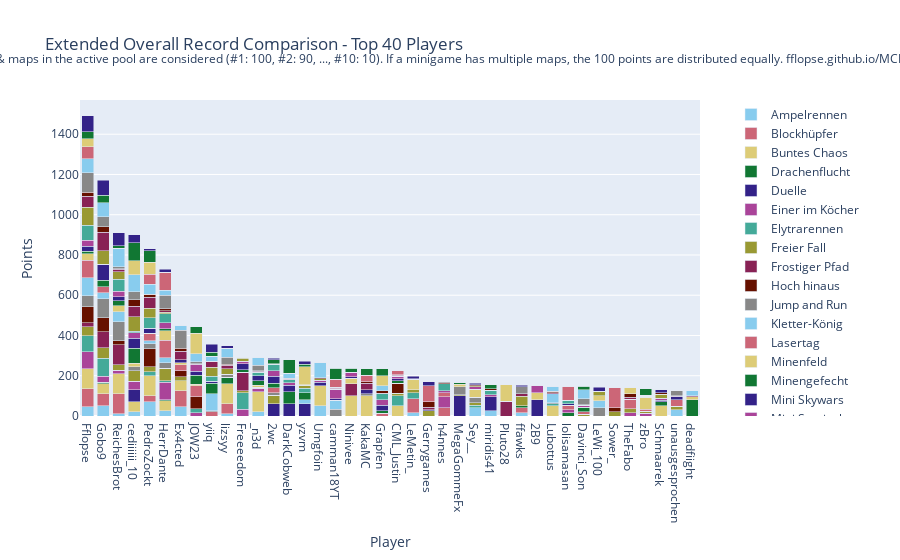

The code cell stored with this chart in its notebook:
### Code cell
import plotly.graph_objects as go

# Sum all columns to get the total score
outDf['Total'] = outDf.sum(axis=1)

# Sort by total score and fill N/A values with 0
outDf = outDf.sort_values(by='Total', ascending=False).fillna(0)

# Crop to top 10 players
cropDf = outDf.head(40).copy()

# Drop the 'Total' column for plotting
cropDf = cropDf.drop(columns=['Total'])

# Create a color palette
color_palette = px.colors.qualitative.Safe

# Create the stacked bar plot
fig = go.Figure()

for column in cropDf.columns.difference(['Player']):
    fig.add_trace(go.Bar(
        x=cropDf.index,
        y=cropDf[column],
        name=column,
        marker_color=color_palette[len(fig.data) % len(color_palette)]
    ))

# Update layout
fig.update_layout(
    barmode='stack',
    title='Extended Overall Record Comparison - Top 40 Players',
    xaxis=dict(title='Player'),
    yaxis=dict(title='Points'),
    #height=800,
    #width=1000,
    legend=dict(
        x=1.05,
        y=0.5,
        traceorder='normal',
        font=dict(size=12),
        bgcolor='rgba(255, 255, 255, 0)',
        bordercolor='rgba(0, 0, 0, 0)'
    ),
    margin=dict(r=200),  # Adjust right margin to make room for the legend
    annotations=[
        dict(
            x=0.5,
            y=1.1635,
            xref='paper',
            yref='paper',
            text='Max 100 points per minigame. Records #1 through #10 of games & maps in the active pool are considered (#1: 100, #2: 90, ..., #10: 10). If a minigame has multiple maps, the 100 points are distributed equally. fflopse.github.io/MCP-Records/data-analysis/global-ranking.ipynb',
            showarrow=False,
            font=dict(size=12),
            xanchor='center'
        )
    ]
)

fig.show()

# save the plot as an html file

fig.write_html('out/ext_overall_record_comparison.html')

### Figure 1 — Plotly figure (JSON) as saved in the notebook; plotly's stock layout.template omitted (floating-point values rounded to 4 significant figures)
{"data": [{"marker": {"color": "rgb(136, 204, 238)"}, "name": "Ampelrennen", "type": "bar", "x": ["Fflopse", "Gobo9", "ReichesBrot", "cediiiiii_10", "PedroZockt", "HerrDante", "Ex4cted", "JOW23", "yiiq", "lizsyy", "Freeeedom", "_n3d", "2wc", "DarkCobweb", "yzvm", "Umgfoin", "camman18YT", "Ninivee", "KakaMC", "Grapfen", "CML_Justin", "LeMetin_", "Gerrygames", "h4nnes", "MegaGommeFx", "Sey__", "miridis41", "Pluto28", "ffawks", "2B9", "Lubottus", "lolisamasan", "Davinci_Son", "LeWi_100", "Sower_", "TheFabo", "zBro", "Schmaarek", "unausgesprochen", "deadfiight"], "y": [45, 50, 10, 20, 70, 25, 45, 0, 0, 10, 0, 20, 0, 0, 0, 50, 0, 0, 0, 0, 0, 15, 0, 0, 0, 40, 25, 0, 0, 0, 0, 0, 0, 0, 0, 0, 0, 0, 30, 0]}, {"marker": {"color": "rgb(204, 102, 119)"}, "name": "Blockhüpfer", "type": "bar", "x": ["Fflopse", "Gobo9", "ReichesBrot", "cediiiiii_10", "PedroZockt", "HerrDante", "Ex4cted", "JOW23", "yiiq", "lizsyy", "Freeeedom", "_n3d", "2wc", "DarkCobweb", "yzvm", "Umgfoin", "camman18YT", "Ninivee", "KakaMC", "Grapfen", "CML_Justin", "LeMetin_", "Gerrygames", "h4nnes", "MegaGommeFx", "Sey__", "miridis41", "Pluto28", "ffawks", "2B9", "Lubottus", "lolisamasan", "Davinci_Son", "LeWi_100", "Sower_", "TheFabo", "zBro", "Schmaarek", "unausgesprochen", "deadfiight"], "y": [90, 60, 100, 0, 30, 0, 80, 0, 20, 50, 0, 0, 0, 0, 0, 0, 0, 0, 0, 0, 0, 70, 0, 40, 0, 0, 0, 0, 0, 0, 0, 0, 0, 0, 0, 0, 0, 0, 0, 0]}, {"marker": {"color": "rgb(221, 204, 119)"}, "name": "Buntes Chaos", "type": "bar", "x": ["Fflopse", "Gobo9", "ReichesBrot", "cediiiiii_10", "PedroZockt", "HerrDante", "Ex4cted", "JOW23", "yiiq", "lizsyy", "Freeeedom", "_n3d", "2wc", "DarkCobweb", "yzvm", "Umgfoin", "camman18YT", "Ninivee", "KakaMC", "Grapfen", "CML_Justin", "LeMetin_", "Gerrygames", "h4nnes", "MegaGommeFx", "Sey__", "miridis41", "Pluto28", "ffawks", "2B9", "Lubottus", "lolisamasan", "Davinci_Son", "LeWi_100", "Sower_", "TheFabo", "zBro", "Schmaarek", "unausgesprochen", "deadfiight"], "y": [100, 50, 100, 50, 100, 50, 50, 0, 0, 100, 0, 100, 0, 0, 0, 100, 0, 100, 100, 0, 50, 0, 0, 0, 0, 0, 0, 0, 0, 0, 50, 0, 0, 0, 0, 0, 0, 50, 0, 0]}, {"marker": {"color": "rgb(17, 119, 51)"}, "name": "Drachenflucht", "type": "bar", "x": ["Fflopse", "Gobo9", "ReichesBrot", "cediiiiii_10", "PedroZockt", "HerrDante", "Ex4cted", "JOW23", "yiiq", "lizsyy", "Freeeedom", "_n3d", "2wc", "DarkCobweb", "yzvm", "Umgfoin", "camman18YT", "Ninivee", "KakaMC", "Grapfen", "CML_Justin", "LeMetin_", "Gerrygames", "h4nnes", "MegaGommeFx", "Sey__", "miridis41", "Pluto28", "ffawks", "2B9", "Lubottus", "lolisamasan", "Davinci_Son", "LeWi_100", "Sower_", "TheFabo", "zBro", "Schmaarek", "unausgesprochen", "deadfiight"], "y": [0, 6.667, 0, 0, 0, 6.667, 0, 0, 0, 33.33, 0, 0, 0, 0, 0, 0, 0, 0, 0, 0, 0, 0, 0, 0, 0, 0, 0, 0, 0, 0, 0, 16.67, 0, 0, 0, 0, 0, 0, 0, 80]}, {"marker": {"color": "rgb(51, 34, 136)"}, "name": "Duelle", "type": "bar", "x": ["Fflopse", "Gobo9", "ReichesBrot", "cediiiiii_10", "PedroZockt", "HerrDante", "Ex4cted", "JOW23", "yiiq", "lizsyy", "Freeeedom", "_n3d", "2wc", "DarkCobweb", "yzvm", "Umgfoin", "camman18YT", "Ninivee", "KakaMC", "Grapfen", "CML_Justin", "LeMetin_", "Gerrygames", "h4nnes", "MegaGommeFx", "Sey__", "miridis41", "Pluto28", "ffawks", "2B9", "Lubottus", "lolisamasan", "Davinci_Son", "LeWi_100", "Sower_", "TheFabo", "zBro", "Schmaarek", "unausgesprochen", "deadfiight"], "y": [0, 0, 0, 60, 0, 0, 0, 0, 0, 0, 0, 0, 60, 60, 60, 0, 0, 0, 0, 0, 0, 0, 0, 0, 100, 0, 70, 0, 0, 80, 0, 0, 0, 0, 0, 0, 0, 0, 0, 0]}, {"marker": {"color": "rgb(170, 68, 153)"}, "name": "Einer im Köcher", "type": "bar", "x": ["Fflopse", "Gobo9", "ReichesBrot", "cediiiiii_10", "PedroZockt", "HerrDante", "Ex4cted", "JOW23", "yiiq", "lizsyy", "Freeeedom", "_n3d", "2wc", "DarkCobweb", "yzvm", "Umgfoin", "camman18YT", "Ninivee", "KakaMC", "Grapfen", "CML_Justin", "LeMetin_", "Gerrygames", "h4nnes", "MegaGommeFx", "Sey__", "miridis41", "Pluto28", "ffawks", "2B9", "Lubottus", "lolisamasan", "Davinci_Son", "LeWi_100", "Sower_", "TheFabo", "zBro", "Schmaarek", "unausgesprochen", "deadfiight"], "y": [83.33, 30, 16.67, 43.33, 0, 86.67, 0, 16.67, 0, 0, 33.33, 16.67, 0, 0, 0, 0, 0, 0, 0, 0, 0, 0, 0, 56.67, 0, 0, 0, 0, 0, 0, 0, 13.33, 0, 0, 0, 16.67, 13.33, 0, 0, 0]}, {"marker": {"color": "rgb(68, 170, 153)"}, "name": "Elytrarennen", "type": "bar", "x": ["Fflopse", "Gobo9", "ReichesBrot", "cediiiiii_10", "PedroZockt", "HerrDante", "Ex4cted", "JOW23", "yiiq", "lizsyy", "Freeeedom", "_n3d", "2wc", "DarkCobweb", "yzvm", "Umgfoin", "camman18YT", "Ninivee", "KakaMC", "Grapfen", "CML_Justin", "LeMetin_", "Gerrygames", "h4nnes", "MegaGommeFx", "Sey__", "miridis41", "Pluto28", "ffawks", "2B9", "Lubottus", "lolisamasan", "Davinci_Son", "LeWi_100", "Sower_", "TheFabo", "zBro", "Schmaarek", "unausgesprochen", "deadfiight"], "y": [80, 90, 0, 0, 20, 6.667, 0, 20, 0, 0, 83.33, 0, 0, 0, 0, 0, 0, 0, 0, 0, 50, 30, 0, 0, 0, 13.33, 0, 0, 0, 0, 10, 0, 0, 0, 0, 0, 0, 0, 0, 0]}, {"marker": {"color": "rgb(153, 153, 51)"}, "name": "Freier Fall", "type": "bar", "x": ["Fflopse", "Gobo9", "ReichesBrot", "cediiiiii_10", "PedroZockt", "HerrDante", "Ex4cted", "JOW23", "yiiq", "lizsyy", "Freeeedom", "_n3d", "2wc", "DarkCobweb", "yzvm", "Umgfoin", "camman18YT", "Ninivee", "KakaMC", "Grapfen", "CML_Justin", "LeMetin_", "Gerrygames", "h4nnes", "MegaGommeFx", "Sey__", "miridis41", "Pluto28", "ffawks", "2B9", "Lubottus", "lolisamasan", "Davinci_Son", "LeWi_100", "Sower_", "TheFabo", "zBro", "Schmaarek", "unausgesprochen", "deadfiight"], "y": [45, 52.5, 27.5, 52.5, 25, 62.5, 20, 0, 0, 0, 10, 5, 42.5, 0, 0, 0, 0, 0, 0, 0, 12.5, 15, 25, 0, 5, 12.5, 0, 0, 0, 0, 0, 0, 7.5, 0, 20, 20, 10, 0, 17.5, 0]}, {"marker": {"color": "rgb(136, 34, 85)"}, "name": "Frostiger Pfad", "type": "bar", "x": ["Fflopse", "Gobo9", "ReichesBrot", "cediiiiii_10", "PedroZockt", "HerrDante", "Ex4cted", "JOW23", "yiiq", "lizsyy", "Freeeedom", "_n3d", "2wc", "DarkCobweb", "yzvm", "Umgfoin", "camman18YT", "Ninivee", "KakaMC", "Grapfen", "CML_Justin", "LeMetin_", "Gerrygames", "h4nnes", "MegaGommeFx", "Sey__", "miridis41", "Pluto28", "ffawks", "2B9", "Lubottus", "lolisamasan", "Davinci_Son", "LeWi_100", "Sower_", "TheFabo", "zBro", "Schmaarek", "unausgesprochen", "deadfiight"], "y": [20, 80, 100, 0, 0, 0, 0, 0, 0, 0, 90, 0, 0, 0, 0, 0, 0, 60, 0, 0, 0, 0, 0, 0, 0, 0, 0, 70, 0, 0, 0, 0, 0, 0, 0, 0, 0, 0, 0, 0]}, {"marker": {"color": "rgb(102, 17, 0)"}, "name": "Hoch hinaus", "type": "bar", "x": ["Fflopse", "Gobo9", "ReichesBrot", "cediiiiii_10", "PedroZockt", "HerrDante", "Ex4cted", "JOW23", "yiiq", "lizsyy", "Freeeedom", "_n3d", "2wc", "DarkCobweb", "yzvm", "Umgfoin", "camman18YT", "Ninivee", "KakaMC", "Grapfen", "CML_Justin", "LeMetin_", "Gerrygames", "h4nnes", "MegaGommeFx", "Sey__", "miridis41", "Pluto28", "ffawks", "2B9", "Lubottus", "lolisamasan", "Davinci_Son", "LeWi_100", "Sower_", "TheFabo", "zBro", "Schmaarek", "unausgesprochen", "deadfiight"], "y": [80, 70, 20, 0, 90, 0, 30, 60, 0, 0, 0, 0, 0, 0, 0, 0, 0, 0, 0, 0, 50, 0, 0, 0, 0, 0, 0, 0, 0, 0, 0, 0, 0, 0, 0, 0, 0, 0, 0, 0]}, {"marker": {"color": "rgb(136, 136, 136)"}, "name": "Jump and Run", "type": "bar", "x": ["Fflopse", "Gobo9", "ReichesBrot", "cediiiiii_10", "PedroZockt", "HerrDante", "Ex4cted", "JOW23", "yiiq", "lizsyy", "Freeeedom", "_n3d", "2wc", "DarkCobweb", "yzvm", "Umgfoin", "camman18YT", "Ninivee", "KakaMC", "Grapfen", "CML_Justin", "LeMetin_", "Gerrygames", "h4nnes", "MegaGommeFx", "Sey__", "miridis41", "Pluto28", "ffawks", "2B9", "Lubottus", "lolisamasan", "Davinci_Son", "LeWi_100", "Sower_", "TheFabo", "zBro", "Schmaarek", "unausgesprochen", "deadfiight"], "y": [53.33, 93.33, 93.33, 20, 23.33, 26.67, 0, 0, 6.667, 13.33, 0, 0, 13.33, 0, 0, 0, 33.33, 0, 10, 0, 0, 0, 0, 0, 40, 26.67, 0, 0, 0, 0, 6.667, 0, 0, 40, 0, 0, 0, 0, 0, 0]}, {"marker": {"color": "rgb(136, 204, 238)"}, "name": "Kletter-König", "type": "bar", "x": ["Fflopse", "Gobo9", "ReichesBrot", "cediiiiii_10", "PedroZockt", "HerrDante", "Ex4cted", "JOW23", "yiiq", "lizsyy", "Freeeedom", "_n3d", "2wc", "DarkCobweb", "yzvm", "Umgfoin", "camman18YT", "Ninivee", "KakaMC", "Grapfen", "CML_Justin", "LeMetin_", "Gerrygames", "h4nnes", "MegaGommeFx", "Sey__", "miridis41", "Pluto28", "ffawks", "2B9", "Lubottus", "lolisamasan", "Davinci_Son", "LeWi_100", "Sower_", "TheFabo", "zBro", "Schmaarek", "unausgesprochen", "deadfiight"], "y": [90, 30, 50, 0, 15, 25, 0, 0, 85, 0, 0, 0, 0, 0, 20, 0, 45, 0, 0, 0, 0, 0, 0, 0, 0, 0, 0, 0, 15, 0, 45, 0, 0, 35, 0, 0, 0, 0, 0, 0]}, {"marker": {"color": "rgb(204, 102, 119)"}, "name": "Lasertag", "type": "bar", "x": ["Fflopse", "Gobo9", "ReichesBrot", "cediiiiii_10", "PedroZockt", "HerrDante", "Ex4cted", "JOW23", "yiiq", "lizsyy", "Freeeedom", "_n3d", "2wc", "DarkCobweb", "yzvm", "Umgfoin", "camman18YT", "Ninivee", "KakaMC", "Grapfen", "CML_Justin", "LeMetin_", "Gerrygames", "h4nnes", "MegaGommeFx", "Sey__", "miridis41", "Pluto28", "ffawks", "2B9", "Lubottus", "lolisamasan", "Davinci_Son", "LeWi_100", "Sower_", "TheFabo", "zBro", "Schmaarek", "unausgesprochen", "deadfiight"], "y": [86.67, 30, 0, 0, 36.67, 86.67, 30, 53.33, 0, 0, 0, 0, 23.33, 0, 0, 0, 0, 0, 0, 13.33, 0, 0, 0, 20, 0, 0, 0, 0, 26.67, 0, 0, 23.33, 13.33, 0, 0, 46.67, 10, 0, 33.33, 0]}, {"marker": {"color": "rgb(221, 204, 119)"}, "name": "Minenfeld", "type": "bar", "x": ["Fflopse", "Gobo9", "ReichesBrot", "cediiiiii_10", "PedroZockt", "HerrDante", "Ex4cted", "JOW23", "yiiq", "lizsyy", "Freeeedom", "_n3d", "2wc", "DarkCobweb", "yzvm", "Umgfoin", "camman18YT", "Ninivee", "KakaMC", "Grapfen", "CML_Justin", "LeMetin_", "Gerrygames", "h4nnes", "MegaGommeFx", "Sey__", "miridis41", "Pluto28", "ffawks", "2B9", "Lubottus", "lolisamasan", "Davinci_Son", "LeWi_100", "Sower_", "TheFabo", "zBro", "Schmaarek", "unausgesprochen", "deadfiight"], "y": [33.33, 0, 30, 16.67, 0, 46.67, 10, 6.667, 0, 0, 0, 10, 0, 0, 0, 0, 0, 26.67, 0, 0, 0, 53.33, 0, 0, 13.33, 40, 0, 0, 0, 36.67, 0, 0, 0, 26.67, 0, 0, 60, 0, 0, 16.67]}, {"marker": {"color": "rgb(17, 119, 51)"}, "name": "Minengefecht", "type": "bar", "x": ["Fflopse", "Gobo9", "ReichesBrot", "cediiiiii_10", "PedroZockt", "HerrDante", "Ex4cted", "JOW23", "yiiq", "lizsyy", "Freeeedom", "_n3d", "2wc", "DarkCobweb", "yzvm", "Umgfoin", "camman18YT", "Ninivee", "KakaMC", "Grapfen", "CML_Justin", "LeMetin_", "Gerrygames", "h4nnes", "MegaGommeFx", "Sey__", "miridis41", "Pluto28", "ffawks", "2B9", "Lubottus", "lolisamasan", "Davinci_Son", "LeWi_100", "Sower_", "TheFabo", "zBro", "Schmaarek", "unausgesprochen", "deadfiight"], "y": [12.5, 32.5, 25, 75, 0, 10, 0, 45, 50, 0, 12.5, 22.5, 22.5, 60, 35, 0, 0, 0, 0, 12.5, 12.5, 0, 0, 0, 10, 0, 0, 0, 10, 0, 0, 0, 22.5, 0, 0, 0, 0, 20, 0, 0]}, {"marker": {"color": "rgb(51, 34, 136)"}, "name": "Mini Skywars", "type": "bar", "x": ["Fflopse", "Gobo9", "ReichesBrot", "cediiiiii_10", "PedroZockt", "HerrDante", "Ex4cted", "JOW23", "yiiq", "lizsyy", "Freeeedom", "_n3d", "2wc", "DarkCobweb", "yzvm", "Umgfoin", "camman18YT", "Ninivee", "KakaMC", "Grapfen", "CML_Justin", "LeMetin_", "Gerrygames", "h4nnes", "MegaGommeFx", "Sey__", "miridis41", "Pluto28", "ffawks", "2B9", "Lubottus", "lolisamasan", "Davinci_Son", "LeWi_100", "Sower_", "TheFabo", "zBro", "Schmaarek", "unausgesprochen", "deadfiight"], "y": [24, 80, 20, 50, 26, 0, 14, 20, 10, 0, 30, 26, 36, 34, 0, 18, 8, 8, 20, 28, 10, 0, 6, 0, 0, 0, 0, 0, 0, 0, 0, 8, 0, 0, 0, 0, 6, 8, 16, 0]}, {"marker": {"color": "rgb(170, 68, 153)"}, "name": "Mini Survivalgames", "type": "bar", "x": ["Fflopse", "Gobo9", "ReichesBrot", "cediiiiii_10", "PedroZockt", "HerrDante", "Ex4cted", "JOW23", "yiiq", "lizsyy", "Freeeedom", "_n3d", "2wc", "DarkCobweb", "yzvm", "Umgfoin", "camman18YT", "Ninivee", "KakaMC", "Grapfen", "CML_Justin", "LeMetin_", "Gerrygames", "h4nnes", "MegaGommeFx", "Sey__", "miridis41", "Pluto28", "ffawks", "2B9", "Lubottus", "lolisamasan", "Davinci_Son", "LeWi_100", "Sower_", "TheFabo", "zBro", "Schmaarek", "unausgesprochen", "deadfiight"], "y": [30, 0, 26.67, 26.67, 0, 30, 0, 33.33, 0, 0, 13.33, 0, 26.67, 10, 0, 10, 46.67, 20, 0, 26.67, 13.33, 0, 0, 10, 0, 13.33, 10, 0, 0, 33.33, 0, 0, 10, 0, 0, 0, 0, 10, 0, 0]}, {"marker": {"color": "rgb(68, 170, 153)"}, "name": "Paintball", "type": "bar", "x": ["Fflopse", "Gobo9", "ReichesBrot", "cediiiiii_10", "PedroZockt", "HerrDante", "Ex4cted", "JOW23", "yiiq", "lizsyy", "Freeeedom", "_n3d", "2wc", "DarkCobweb", "yzvm", "Umgfoin", "camman18YT", "Ninivee", "KakaMC", "Grapfen", "CML_Justin", "LeMetin_", "Gerrygames", "h4nnes", "MegaGommeFx", "Sey__", "miridis41", "Pluto28", "ffawks", "2B9", "Lubottus", "lolisamasan", "Davinci_Son", "LeWi_100", "Sower_", "TheFabo", "zBro", "Schmaarek", "unausgesprochen", "deadfiight"], "y": [73.33, 0, 60, 6.667, 53.33, 46.67, 0, 0, 26.67, 0, 0, 16.67, 33.33, 16.67, 23.33, 0, 0, 0, 0, 30, 0, 0, 0, 33.33, 0, 0, 23.33, 0, 0, 0, 0, 16.67, 0, 0, 0, 0, 0, 0, 0, 0]}, {"marker": {"color": "rgb(153, 153, 51)"}, "name": "Pferderennen", "type": "bar", "x": ["Fflopse", "Gobo9", "ReichesBrot", "cediiiiii_10", "PedroZockt", "HerrDante", "Ex4cted", "JOW23", "yiiq", "lizsyy", "Freeeedom", "_n3d", "2wc", "DarkCobweb", "yzvm", "Umgfoin", "camman18YT", "Ninivee", "KakaMC", "Grapfen", "CML_Justin", "LeMetin_", "Gerrygames", "h4nnes", "MegaGommeFx", "Sey__", "miridis41", "Pluto28", "ffawks", "2B9", "Lubottus", "lolisamasan", "Davinci_Son", "LeWi_100", "Sower_", "TheFabo", "zBro", "Schmaarek", "unausgesprochen", "deadfiight"], "y": [91.67, 66.67, 38.33, 73.33, 45, 6.667, 0, 0, 45, 28.33, 15, 0, 0, 0, 13.33, 6.667, 0, 0, 0, 0, 0, 0, 0, 0, 0, 3.333, 0, 0, 46.67, 0, 0, 0, 0, 20, 0, 0, 0, 20, 0, 0]}, {"marker": {"color": "rgb(136, 34, 85)"}, "name": "Replika", "type": "bar", "x": ["Fflopse", "Gobo9", "ReichesBrot", "cediiiiii_10", "PedroZockt", "HerrDante", "Ex4cted", "JOW23", "yiiq", "lizsyy", "Freeeedom", "_n3d", "2wc", "DarkCobweb", "yzvm", "Umgfoin", "camman18YT", "Ninivee", "KakaMC", "Grapfen", "CML_Justin", "LeMetin_", "Gerrygames", "h4nnes", "MegaGommeFx", "Sey__", "miridis41", "Pluto28", "ffawks", "2B9", "Lubottus", "lolisamasan", "Davinci_Son", "LeWi_100", "Sower_", "TheFabo", "zBro", "Schmaarek", "unausgesprochen", "deadfiight"], "y": [53.79, 90.49, 11.94, 50.87, 56.31, 8.058, 42.33, 2.33, 28.74, 18.16, 3.883, 4.951, 2.427, 1.845, 0, 0, 5.146, 0, 31.84, 1.359, 2.913, 0.1942, 12.23, 0, 0.1942, 0, 0, 2.33, 11.17, 0, 3.204, 0, 0.2913, 0.1942, 0, 10.97, 0.1942, 0, 0.1942, 4.369]}, {"marker": {"color": "rgb(102, 17, 0)"}, "name": "Sammelwahn", "type": "bar", "x": ["Fflopse", "Gobo9", "ReichesBrot", "cediiiiii_10", "PedroZockt", "HerrDante", "Ex4cted", "JOW23", "yiiq", "lizsyy", "Freeeedom", "_n3d", "2wc", "DarkCobweb", "yzvm", "Umgfoin", "camman18YT", "Ninivee", "KakaMC", "Grapfen", "CML_Justin", "LeMetin_", "Gerrygames", "h4nnes", "MegaGommeFx", "Sey__", "miridis41", "Pluto28", "ffawks", "2B9", "Lubottus", "lolisamasan", "Davinci_Son", "LeWi_100", "Sower_", "TheFabo", "zBro", "Schmaarek", "unausgesprochen", "deadfiight"], "y": [19.53, 28.14, 3.023, 31.4, 13.26, 8.605, 15.35, 3.023, 0, 4.651, 0.4651, 3.023, 0, 4.884, 3.256, 6.279, 5.349, 1.86, 9.535, 13.49, 4.186, 2.558, 27.91, 4.419, 0, 6.977, 6.512, 2.093, 1.628, 2.326, 9.07, 0.6977, 3.023, 0, 20.23, 15.35, 3.256, 7.674, 2.791, 0]}, {"marker": {"color": "rgb(136, 136, 136)"}, "name": "Schießstand", "type": "bar", "x": ["Fflopse", "Gobo9", "ReichesBrot", "cediiiiii_10", "PedroZockt", "HerrDante", "Ex4cted", "JOW23", "yiiq", "lizsyy", "Freeeedom", "_n3d", "2wc", "DarkCobweb", "yzvm", "Umgfoin", "camman18YT", "Ninivee", "KakaMC", "Grapfen", "CML_Justin", "LeMetin_", "Gerrygames", "h4nnes", "MegaGommeFx", "Sey__", "miridis41", "Pluto28", "ffawks", "2B9", "Lubottus", "lolisamasan", "Davinci_Son", "LeWi_100", "Sower_", "TheFabo", "zBro", "Schmaarek", "unausgesprochen", "deadfiight"], "y": [96.67, 50, 10, 40, 0, 66.67, 90, 10, 0, 33.33, 0, 26.67, 0, 0, 0, 0, 0, 0, 0, 0, 0, 0, 0, 6.667, 0, 0, 0, 0, 33.33, 0, 0, 0, 30, 0, 0, 0, 0, 0, 26.67, 0]}, {"marker": {"color": "rgb(136, 204, 238)"}, "name": "Spleef", "type": "bar", "x": ["Fflopse", "Gobo9", "ReichesBrot", "cediiiiii_10", "PedroZockt", "HerrDante", "Ex4cted", "JOW23", "yiiq", "lizsyy", "Freeeedom", "_n3d", "2wc", "DarkCobweb", "yzvm", "Umgfoin", "camman18YT", "Ninivee", "KakaMC", "Grapfen", "CML_Justin", "LeMetin_", "Gerrygames", "h4nnes", "MegaGommeFx", "Sey__", "miridis41", "Pluto28", "ffawks", "2B9", "Lubottus", "lolisamasan", "Davinci_Son", "LeWi_100", "Sower_", "TheFabo", "zBro", "Schmaarek", "unausgesprochen", "deadfiight"], "y": [70, 70, 90, 85, 50, 25, 25, 40, 25, 45, 0, 40, 0, 25, 0, 75, 0, 0, 0, 25, 0, 0, 0, 0, 0, 0, 0, 0, 0, 0, 25, 0, 45, 0, 0, 0, 0, 0, 0, 25]}, {"marker": {"color": "rgb(204, 102, 119)"}, "name": "Todeswürfel", "type": "bar", "x": ["Fflopse", "Gobo9", "ReichesBrot", "cediiiiii_10", "PedroZockt", "HerrDante", "Ex4cted", "JOW23", "yiiq", "lizsyy", "Freeeedom", "_n3d", "2wc", "DarkCobweb", "yzvm", "Umgfoin", "camman18YT", "Ninivee", "KakaMC", "Grapfen", "CML_Justin", "LeMetin_", "Gerrygames", "h4nnes", "MegaGommeFx", "Sey__", "miridis41", "Pluto28", "ffawks", "2B9", "Lubottus", "lolisamasan", "Davinci_Son", "LeWi_100", "Sower_", "TheFabo", "zBro", "Schmaarek", "unausgesprochen", "deadfiight"], "y": [60, 0, 0, 0, 50, 90, 0, 0, 0, 0, 0, 0, 0, 0, 0, 0, 40, 0, 30, 0, 20, 0, 80, 0, 0, 0, 0, 0, 0, 0, 0, 70, 0, 0, 100, 0, 0, 0, 0, 0]}, {"marker": {"color": "rgb(221, 204, 119)"}, "name": "Waffenfolge", "type": "bar", "x": ["Fflopse", "Gobo9", "ReichesBrot", "cediiiiii_10", "PedroZockt", "HerrDante", "Ex4cted", "JOW23", "yiiq", "lizsyy", "Freeeedom", "_n3d", "2wc", "DarkCobweb", "yzvm", "Umgfoin", "camman18YT", "Ninivee", "KakaMC", "Grapfen", "CML_Justin", "LeMetin_", "Gerrygames", "h4nnes", "MegaGommeFx", "Sey__", "miridis41", "Pluto28", "ffawks", "2B9", "Lubottus", "lolisamasan", "Davinci_Son", "LeWi_100", "Sower_", "TheFabo", "zBro", "Schmaarek", "unausgesprochen", "deadfiight"], "y": [40, 0, 0, 70, 60, 0, 0, 100, 0, 0, 0, 0, 0, 0, 90, 0, 0, 0, 0, 50, 0, 0, 0, 0, 0, 0, 0, 80, 0, 0, 0, 0, 0, 0, 0, 30, 0, 0, 0, 0]}, {"marker": {"color": "rgb(17, 119, 51)"}, "name": "Walls", "type": "bar", "x": ["Fflopse", "Gobo9", "ReichesBrot", "cediiiiii_10", "PedroZockt", "HerrDante", "Ex4cted", "JOW23", "yiiq", "lizsyy", "Freeeedom", "_n3d", "2wc", "DarkCobweb", "yzvm", "Umgfoin", "camman18YT", "Ninivee", "KakaMC", "Grapfen", "CML_Justin", "LeMetin_", "Gerrygames", "h4nnes", "MegaGommeFx", "Sey__", "miridis41", "Pluto28", "ffawks", "2B9", "Lubottus", "lolisamasan", "Davinci_Son", "LeWi_100", "Sower_", "TheFabo", "zBro", "Schmaarek", "unausgesprochen", "deadfiight"], "y": [33.33, 36.67, 13.33, 90, 56.67, 0, 0, 33.33, 20, 0, 0, 0, 20, 66.67, 13.33, 0, 53.33, 20, 33.33, 33.33, 0, 0, 0, 0, 0, 0, 20, 0, 0, 0, 0, 0, 16.67, 0, 0, 0, 33.33, 0, 0, 0]}, {"marker": {"color": "rgb(51, 34, 136)"}, "name": "Wettrennen", "type": "bar", "x": ["Fflopse", "Gobo9", "ReichesBrot", "cediiiiii_10", "PedroZockt", "HerrDante", "Ex4cted", "JOW23", "yiiq", "lizsyy", "Freeeedom", "_n3d", "2wc", "DarkCobweb", "yzvm", "Umgfoin", "camman18YT", "Ninivee", "KakaMC", "Grapfen", "CML_Justin", "LeMetin_", "Gerrygames", "h4nnes", "MegaGommeFx", "Sey__", "miridis41", "Pluto28", "ffawks", "2B9", "Lubottus", "lolisamasan", "Davinci_Son", "LeWi_100", "Sower_", "TheFabo", "zBro", "Schmaarek", "unausgesprochen", "deadfiight"], "y": [80, 74, 64, 40, 10, 14, 0, 0, 40, 14, 0, 0, 8, 0, 14, 0, 0, 0, 0, 0, 0, 12, 20, 0, 0, 6, 0, 0, 8, 0, 0, 0, 0, 22, 0, 0, 0, 14, 0, 0]}], "layout": {"annotations": [{"font": {"size": 12}, "showarrow": false, "text": "Max 100 points per minigame. Records #1 through #10 of games & maps in the active pool are considered (#1: 100, #2: 90, ..., #10: 10). If a minigame has multiple maps, the 100 points are distributed equally. fflopse.github.io/MCP-Records/data-analysis/global-ranking.ipynb", "x": 0.5, "xanchor": "center", "xref": "paper", "y": 1.163, "yref": "paper"}], "barmode": "stack", "legend": {"bgcolor": "rgba(255, 255, 255, 0)", "bordercolor": "rgba(0, 0, 0, 0)", "font": {"size": 12}, "traceorder": "normal", "x": 1.05, "y": 0.5}, "margin": {"r": 200}, "title": {"text": "Extended Overall Record Comparison - Top 40 Players"}, "xaxis": {"title": {"text": "Player"}}, "yaxis": {"title": {"text": "Points"}}}}
